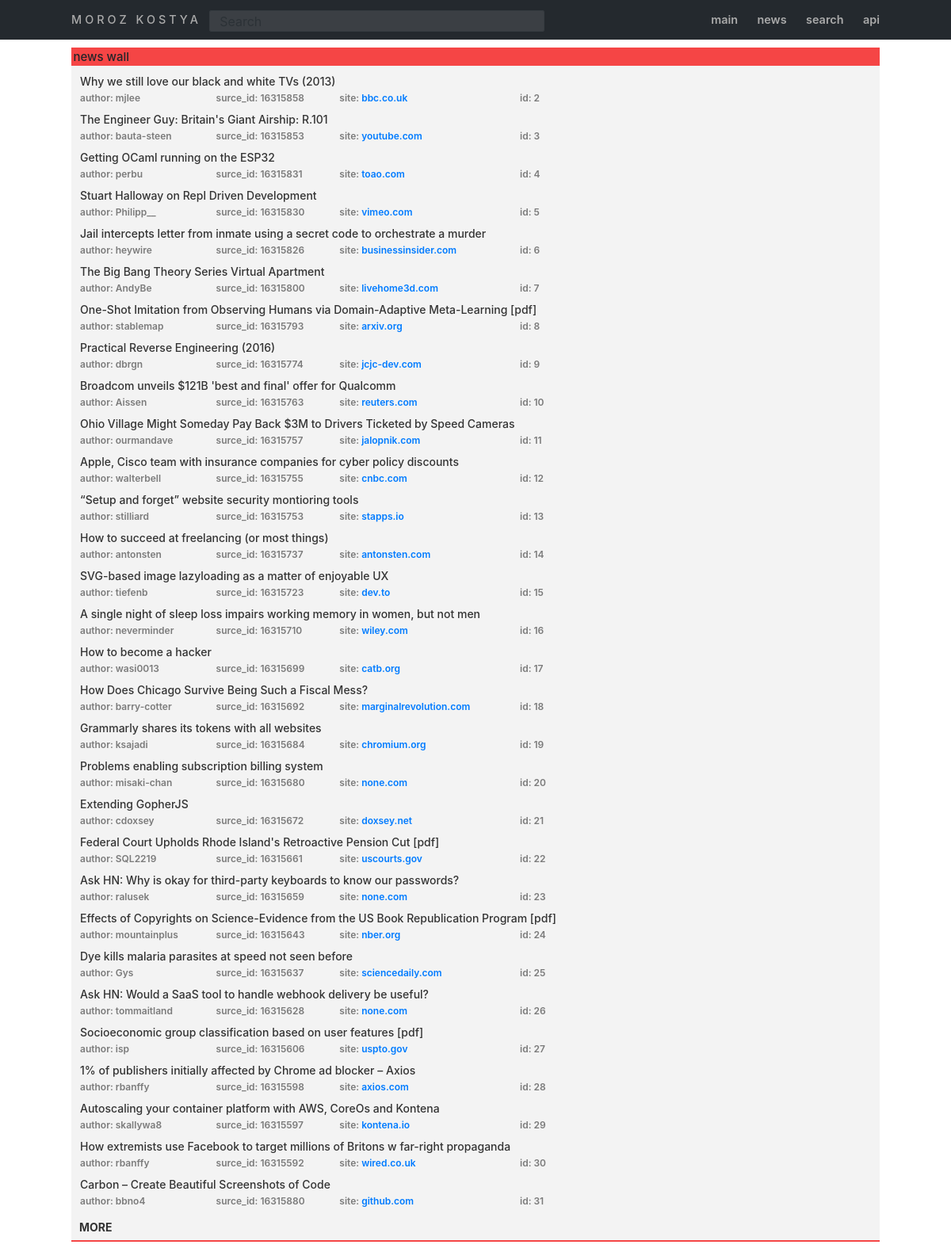
Page /news/ on the committed database.
### news/models.py (models this page shows, shortened)
class NewPost(models.Model):
	title = models.CharField(max_length=200)
	author = models.CharField(max_length=15)
	site_name = models.CharField(max_length=20, default = 'none.com')
	url = models.CharField(max_length=200)
	item_id = models.IntegerField(default=0)

### news/views.py (the view)
# urls.py: path('', NewsList.as_view(), name = 'news_list'),
class NewsList(ListView):
    model = NewPost
    paginate_by = 30
    def get_queryset(self):
        news = NewPost.objects.all()
        paginator = Paginator(news, 30)
        return news

### templates/news/newpost_list.html
{% extends 'base.html' %}
{% load static %}
{% block post_list_content %}
<div class = "container-search">
  <div class = "search-content">
    <h5 class = 'header'>news wall</h5>
    <div class="table-responsive">
      <table >
        <tbody>
          {% for post in object_list %}
          <tr class = 'title'>
            <td class = 'title' colspan = "4"><a style = 'text-decoration: none;' href="{{ post.url }}">{{ post.title }}</a></td>
          <tr class = 'description'>
            <td>author: {{ post.author }}</td>
            <td>surce_id: {{ post.item_id }}</td>
            <td>site: <a href = '{% url "news_detail" post.site_name %}'>{{ post.site_name }}</a></td>
            <td>id: {{ post.id }}</td>
          </tr>
          </tr>
          {% endfor %}
        </tbody>
      </table>
    </div>
    <div class = 'more_link'>
      {% if page_obj.has_next %}
      <a class = 'more' href="?page={{ page_obj.next_page_number }}" aria-label="Next"><span aria-hidden="true">MORE</span></a>
      {% endif %}
    </div>
  </div>
</div>
{% endblock %}

### static/css/style.css (style rules this page uses)
*, *:after, *:before { -webkit-box-sizing: border-box; -moz-box-sizing: border-box; box-sizing: border-box; }
body, html { font-size: 100%; padding: 0; margin: 0; width: 100%; height: 100%; }
html { font-family: 'sans-serif', 'Arial'; -webkit-text-size-adjust: 100%; -ms-text-size-adjust: 100%; }
body { width: 100%; min-height: 100%; margin: 0; padding: 0; background-attachment: fixed; background-size: cover; }
.container-search { position: relative; background-size: cover; vertical-align:top; display:inline-block; height: auto; width:100%; background-attachment: fixed; background-color: none; }
.search-content { text-align: center; background-color: #f3f3f3; margin: 5% auto; padding: 0; height: cover; width: 85%; position: relative; overflow: auto; border-bottom: 2px solid #f54545; }
.header { text-align: left; background-color: #f54545; padding: 2.5px; font-weight: 550; font-size: 15px; }
.search-content .table-responsive { margin-left: 10px; background-color: none; max-width: 85%; min-width: 85%; }
.search-content .more_link { text-align: left; margin: 5px 10px; }
.more_link .more { color: #333; text-decoration: none; font-weight: bold; font-size: 14px; }
.title { height: auto; font-size: 14px; font-weight: 550; text-decoration: none; text-align: left; }
.title a { color: #333; }
.description { text-align: left; height: auto; font-size: 12px; font-weight: 600; border-bottom: 5px solid #f3f3f3; color: #7b7b7b; }
a { text-decoration: none; }

### rows in the picture
NewPost: title "Why we still love our black and white TVs (2013)", author "mjlee", item_id "16315858", site_name "bbc.co.uk", id "2"
NewPost: title "The Engineer Guy: Britain's Giant Airship: R.101", author "bauta-steen", item_id "16315853", site_name "youtube.com", id "3"
NewPost: title "Getting OCaml running on the ESP32", author "perbu", item_id "16315831", site_name "toao.com", id "4"
NewPost: title "Stuart Halloway on Repl Driven Development", author "Philipp__", item_id "16315830", site_name "vimeo.com", id "5"
NewPost: title "Jail intercepts letter from inmate using a secret code to orchestrate a murder", author "heywire", item_id "16315826", site_name "businessinsider.com", id "6"
NewPost: title "The Big Bang Theory Series Virtual Apartment", author "AndyBe", item_id "16315800", site_name "livehome3d.com", id "7"
NewPost: title "One-Shot Imitation from Observing Humans via Domain-Adaptive Meta-Learning [pdf]", author "stablemap", item_id "16315793", site_name "arxiv.org", id "8"
NewPost: title "Practical Reverse Engineering (2016)", author "dbrgn", item_id "16315774", site_name "jcjc-dev.com", id "9"
NewPost: title "Broadcom unveils $121B 'best and final' offer for Qualcomm", author "Aissen", item_id "16315763", site_name "reuters.com", id "10"
NewPost: title "Ohio Village Might Someday Pay Back $3M to Drivers Ticketed by Speed Cameras", author "ourmandave", item_id "16315757", site_name "jalopnik.com", id "11"
NewPost: title "Apple, Cisco team with insurance companies for cyber policy discounts", author "walterbell", item_id "16315755", site_name "cnbc.com", id "12"
NewPost: title "“Setup and forget” website security montioring tools", author "stilliard", item_id "16315753", site_name "stapps.io", id "13"
NewPost: title "How to succeed at freelancing (or most things)", author "antonsten", item_id "16315737", site_name "antonsten.com", id "14"
NewPost: title "SVG-based image lazyloading as a matter of enjoyable UX", author "tiefenb", item_id "16315723", site_name "dev.to", id "15"
NewPost: title "A single night of sleep loss impairs working memory in women, but not men", author "neverminder", item_id "16315710", site_name "wiley.com", id "16"
NewPost: title "How to become a hacker", author "wasi0013", item_id "16315699", site_name "catb.org", id "17"
NewPost: title "How Does Chicago Survive Being Such a Fiscal Mess?", author "barry-cotter", item_id "16315692", site_name "marginalrevolution.com", id "18"
NewPost: title "Grammarly shares its tokens with all websites", author "ksajadi", item_id "16315684", site_name "chromium.org", id "19"
NewPost: title "Problems enabling subscription billing system", author "misaki-chan", item_id "16315680", site_name "none.com", id "20"
NewPost: title "Extending GopherJS", author "cdoxsey", item_id "16315672", site_name "doxsey.net", id "21"
NewPost: title "Federal Court Upholds Rhode Island's Retroactive Pension Cut [pdf]", author "SQL2219", item_id "16315661", site_name "uscourts.gov", id "22"
NewPost: title "Ask HN: Why is okay for third-party keyboards to know our passwords?", author "ralusek", item_id "16315659", site_name "none.com", id "23"
NewPost: title "Effects of Copyrights on Science-Evidence from the US Book Republication Program [pdf]", author "mountainplus", item_id "16315643", site_name "nber.org", id "24"
NewPost: title "Dye kills malaria parasites at speed not seen before", author "Gys", item_id "16315637", site_name "sciencedaily.com", id "25"
NewPost: title "Ask HN: Would a SaaS tool to handle webhook delivery be useful?", author "tommaitland", item_id "16315628", site_name "none.com", id "26"
NewPost: title "Socioeconomic group classification based on user features [pdf]", author "isp", item_id "16315606", site_name "uspto.gov", id "27"
NewPost: title "1% of publishers initially affected by Chrome ad blocker – Axios", author "rbanffy", item_id "16315598", site_name "axios.com", id "28"
NewPost: title "Autoscaling your container platform with AWS, CoreOs and Kontena", author "skallywa8", item_id "16315597", site_name "kontena.io", id "29"
NewPost: title "How extremists use Facebook to target millions of Britons w far-right propaganda", author "rbanffy", item_id "16315592", site_name "wired.co.uk", id "30"
NewPost: title "Carbon – Create Beautiful Screenshots of Code", author "bbno4", item_id "16315880", site_name "github.com", id "31"
